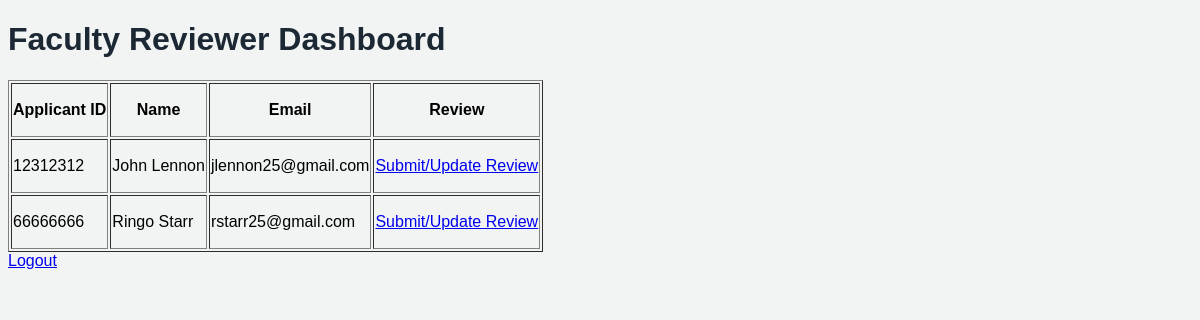
The app's page /reviewer/dashboard (signed in) with its own data.
### tables this page shows
CREATE TABLE Applicants (
    app_id varchar(8) not null,
    ssn varchar(15) not null,
    degree_sought varchar(50) not null,
    admission_term varchar(50) not null,
    admission_year INTEGER not null, 
    gre_verbal INTEGER, 
    gre_quantitative INTEGER, 
    gre_subject INTEGER, 
    work_experience varchar(50),
    transcript_received BOOLEAN default 0,
    application_status varchar(50) default 'Application Incomplete', 
    primary key (app_id),
    foreign key (app_id) references Users (user_id),
    foreign key (ssn) references PersonalInfo (ssn)
);

CREATE TABLE PersonalInfo (
    ssn varchar(15) not null,
    fname varchar(50) not null,
    lname varchar(50) not null,
    address varchar(50) not null,
    phone varchar(50) not null,
    email varchar(50) not null,
    primary key (ssn)
);

### main.py (the view)
@app.route('/reviewer/dashboard')
def reviewer_dashboard():
    if 'user_id' not in session:
        return redirect('/login')
    db = connect_db()
    applicants = db.execute('''
        SELECT a.app_id, pi.fname, pi.lname, pi.email
        FROM Applicants a
        JOIN PersonalInfo pi ON a.ssn = pi.ssn
    ''').fetchall()
    return render_template('reviewer_dashboard.html', applicants=applicants)

### main.py (called while the page is built)
def connect_db():
    connection = sqlite3.connect('apps.db')
    connection.row_factory = sqlite3.Row
    return connection

### templates/reviewer_dashboard.html (shortened to what this page needs)
<!DOCTYPE html>
<html lang="en">
<head>
  <link href="/static/style.css" rel="stylesheet" type="text/css" />
</head>
<body>
  <h1>Faculty Reviewer Dashboard</h1>
  <table border="1">
    <tr>
      <th>Applicant ID</th>
      <th>Name</th>
      <th>Email</th>
      <th>Review</th>
    </tr>
    {% for applicant in applicants %}
    <tr>
      <td>{{ applicant['app_id'] }}</td>
      <td>{{ applicant['fname'] }} {{ applicant['lname'] }}</td>
      <td>{{ applicant['email'] }}</td>
      <td><a href="/review/{{ applicant['app_id'] }}">Submit/Update Review</a></td>
    </tr>
    {% endfor %}
  </table>
  <a href="/logout">Logout</a>
</body>
</html>

### static/style.css (style rules this page uses)
body { font-family:Arial, Helvetica, sans-serif; background-color: #f2f4f4; color: #000; align-items: center; }
h1 { color: #1c2833; }
th, td { height: 50px; }

### records on screen
Applicants: app_id "12312312", fname "John", lname "Lennon", email "jlennon25@gmail.com"
Applicants: app_id "66666666", fname "Ringo", lname "Starr", email "rstarr25@gmail.com"
